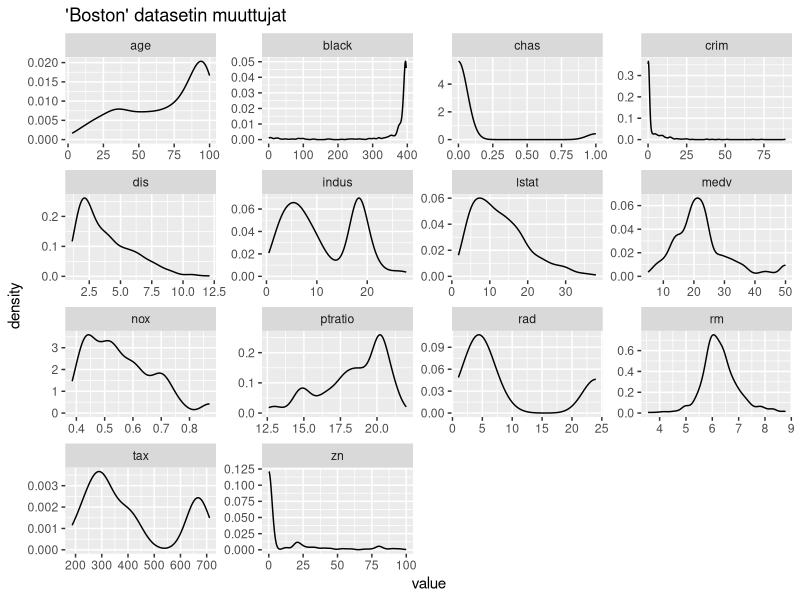
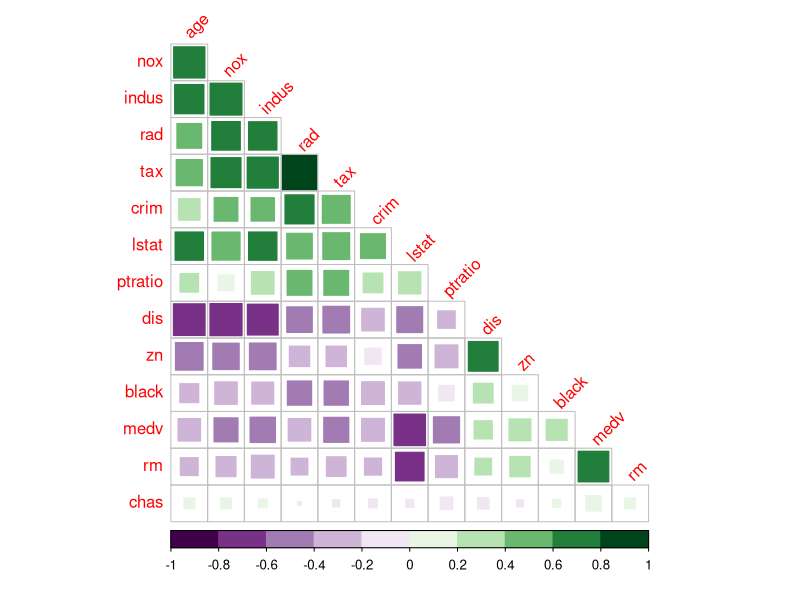
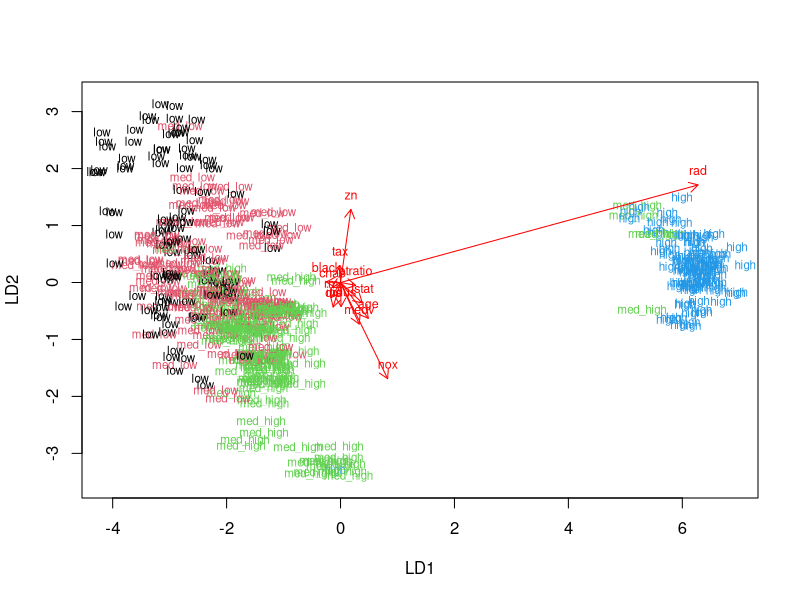
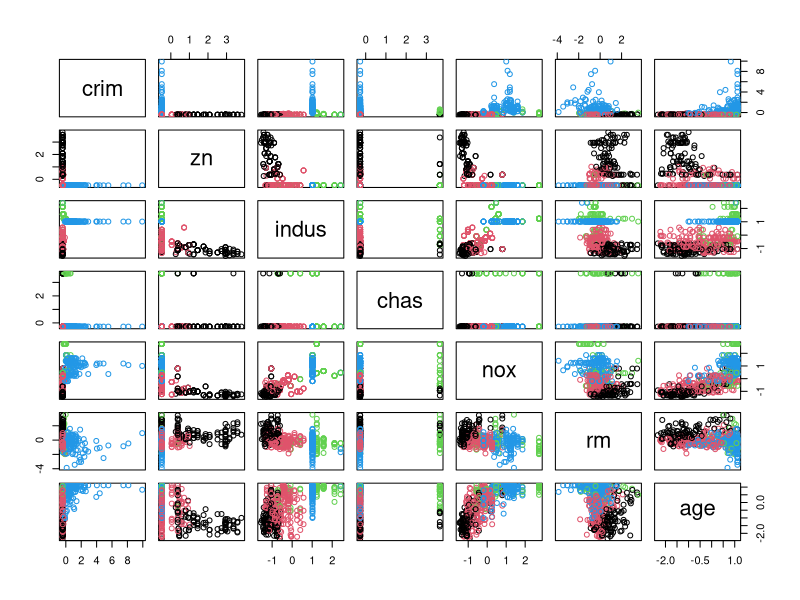
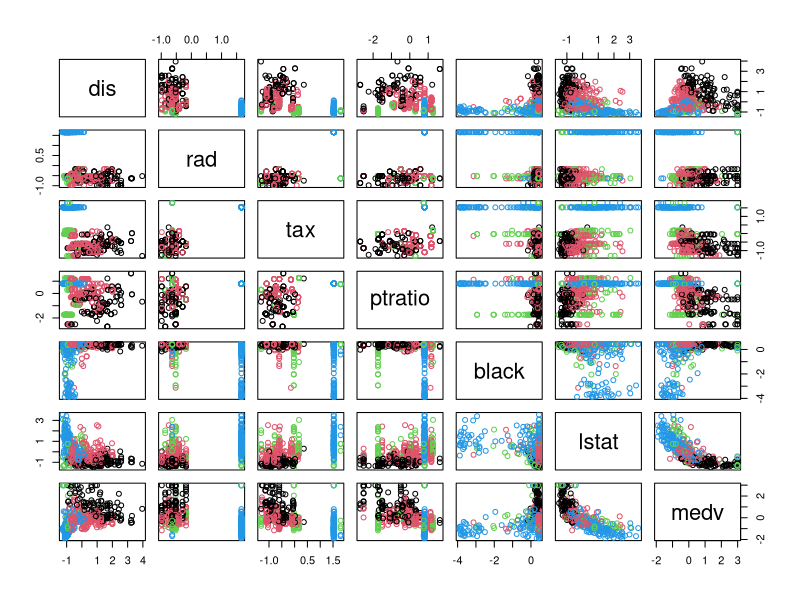
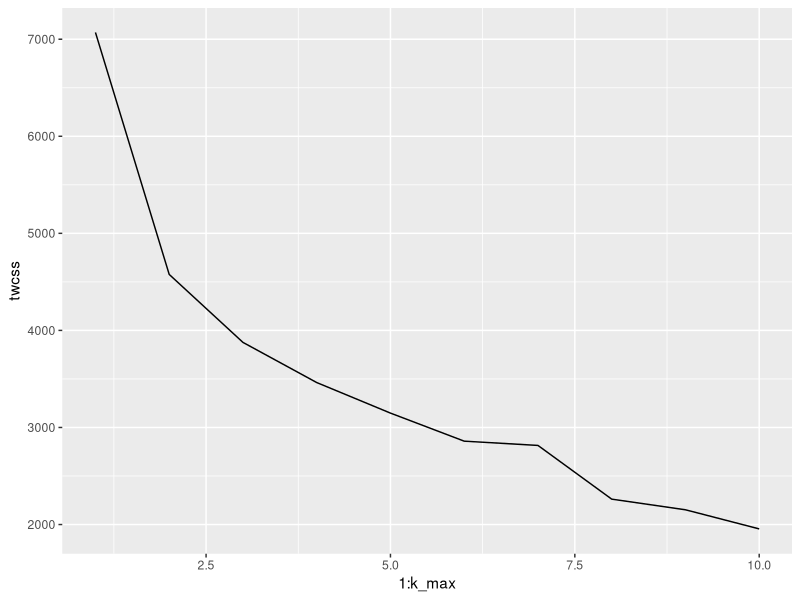
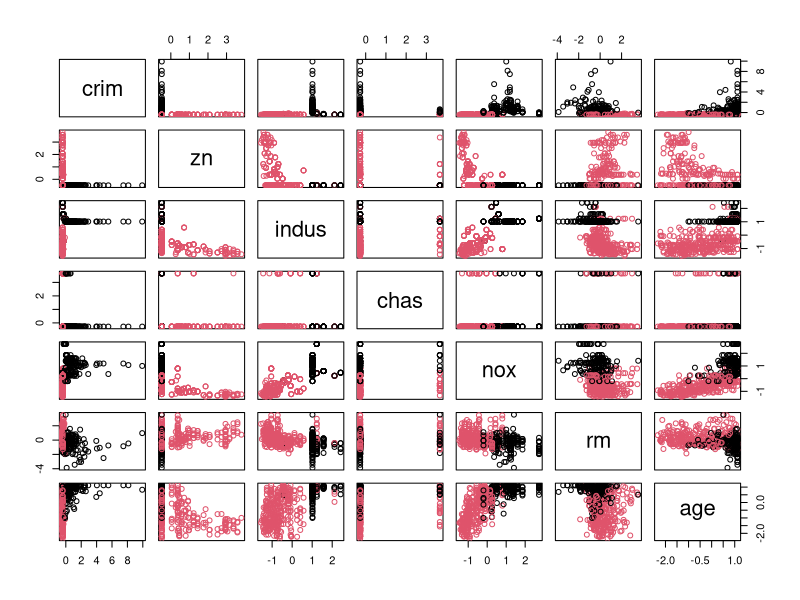
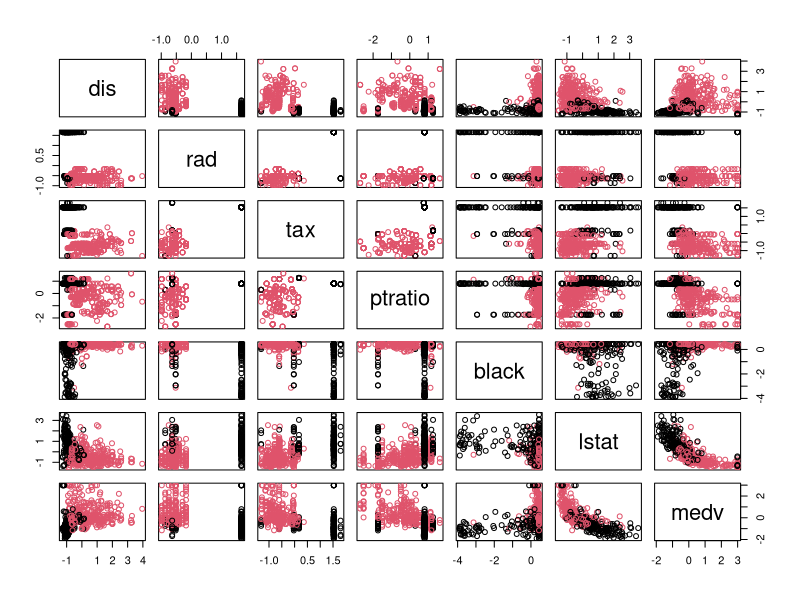

The R source for these figures, in order:
## ---- chunk 1
# access the MASS package and all the other libraries needed for this Assignment
library(MASS)
library(dplyr)
library(tidyr)
library(ggplot2)
library(corrplot)

# load the data
data("Boston")

# explore the dataset structure, summary and missing data
str(Boston)
summary(Boston)
sum(is.na(Boston))

## ---- chunk 2
# plots of variables
gather(Boston) %>% ggplot(aes(value)) + 
  geom_density() + 
  facet_wrap("key", scales = "free") + 
  ggtitle("'Boston' datasetin muuttujat")

## ---- chunk 3
# calculate the correlation matrix and round it
cor_matrix <- Boston %>% cor() %>% round(2)

# print the correlation matrix
cor_matrix

# visualize the correlation matrix
library(corrplot)
corrplot(cor_matrix, method="square", order = "AOE", type = "lower", tl.srt = 45, col = COL2("PRGn", 10), diag = FALSE)

## ---- chunk 4
# center and standardize variables 
boston_scaled <- as.data.frame(scale(Boston))
                          
# summaries of the scaled variables
summary(boston_scaled)

## ---- chunk 5
# create a quantile vector of crim 
bins <- quantile(boston_scaled$crim)

# create a categorical variable 'crime'
crime <- cut(boston_scaled$crim, breaks = bins, include.lowest = TRUE, labels = c("low", "med_low", "med_high", "high"))

# remove original crim from the dataset
boston_scaled <- dplyr::select(boston_scaled, -crim)

# add the new categorical value to scaled data
boston_scaled <- data.frame(boston_scaled, crime)

# look at the table of the new factor crime
table(crime)

## ---- chunk 6
# number of rows in the Boston dataset (needed to define 80 % of the rows)
n <- nrow(boston_scaled)

# choose randomly 80% of the rows
ind <- sample(n,  size = n * 0.8)

# create train set
train <- boston_scaled[ind,]

# create test set 
test <- boston_scaled[-ind,]

# save the correct classes from test data
correct_classes <- test$crime

# remove the crime variable from test data
test <- dplyr::select(test, -crime)

## ---- chunk 7
# linear discriminant analysis
lda.fit <- lda(crime ~ ., data = train)

# print the lda.fit object
lda.fit

# the function for lda biplot arrows
lda.arrows <- function(x, myscale = 1, arrow_heads = 0.1, color = "red", tex = 0.75, choices = c(1,2)){
  heads <- coef(x)
  graphics::arrows(x0 = 0, y0 = 0, 
         x1 = myscale * heads[,choices[1]], 
         y1 = myscale * heads[,choices[2]], col=color, length = arrow_heads)
  text(myscale * heads[,choices], labels = row.names(heads), 
       cex = tex, col=color, pos=3)
}

# target classes as numeric
classes <- as.numeric(train$crime)

# plot the lda results 
plot(lda.fit, dimen = 2, col = classes, pch = classes)
lda.arrows(lda.fit, myscale = 2)

## ---- chunk 8
# predict classes with test data
lda.pred <- predict(lda.fit, newdata = test)

# cross tabulate the results
table(correct = correct_classes, predicted = lda.pred$class)

## ---- chunk 9
data("Boston")
# center and standardize variables
boston_scaled2 <- as.data.frame(scale(Boston))

# euclidean distance matrix
dist_eu <- dist(boston_scaled2)

# look at the summary of the distances
summary(dist_eu)

# manhattan distance matrix
dist_man <- dist(boston_scaled2, method="manhattan")

# look at the summary of the distances
summary(dist_man)

## ---- chunk 10
# k-means clustering
km <- kmeans(boston_scaled2, centers = 4)

# plot the Boston dataset with clusters (first 7 variables)
pairs(boston_scaled2[1:7], col = km$cluster)

# plot the Boston dataset with clusters (last 7 variables)
pairs(boston_scaled2[8:14], col = km$cluster)
## ---- chunk 11
set.seed(123)

# determine the number of clusters to be 10
k_max <- 10

# calculate the total within sum of squares
twcss <- sapply(1:k_max, function(k){kmeans(boston_scaled2, k)$tot.withinss})

# visualize the results
qplot(x = 1:k_max, y = twcss, geom = 'line')

## ---- chunk 12
set.seed(123)

# k-means clustering
km <- kmeans(boston_scaled2, centers = 2)

# plot the Boston dataset with clusters (first 7 variables)
pairs(boston_scaled2[1:7], col = km$cluster)
# plot the Boston dataset with clusters (last 7 variables)
pairs(boston_scaled2[8:14], col = km$cluster)

